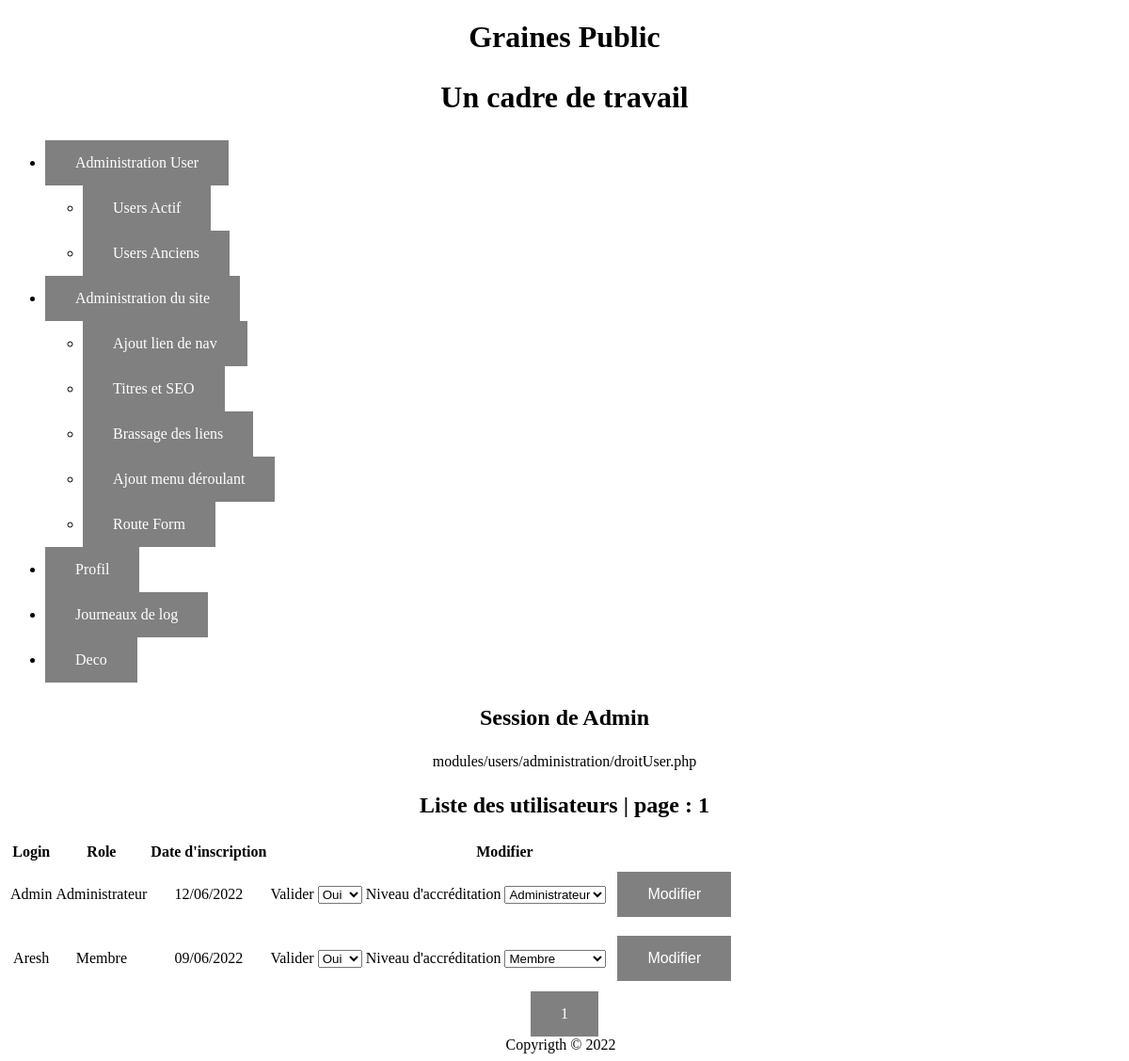
The app's page /index.php?idNav=255997996588706 (signed in) with its own data.
### tables this page shows
CREATE TABLE `dataSite` (
  `idDataSite` int NOT NULL,
  `titre` varchar(50) NOT NULL,
  `sousTitre` varchar(100) NOT NULL,
  `description` varchar(255) NOT NULL,
  `titreHTML` varchar(120) NOT NULL DEFAULT '0'
);

CREATE TABLE `navigation` (
  `idNav` int NOT NULL,
  `nomNav` varchar(30) NOT NULL,
  `cheminNav` varchar(80) NOT NULL,
  `menuVisible` tinyint(1) NOT NULL,
  `zoneMenu` int NOT NULL,
  `ordre` tinyint NOT NULL,
  `niveau` tinyint(1) NOT NULL,
  `valide` tinyint(1) NOT NULL DEFAULT '1',
  `deroulant` tinyint NOT NULL DEFAULT '0',
  `targetRoute` varchar(16) NOT NULL DEFAULT '0'
);

CREATE TABLE `users` (
  `idUser` int NOT NULL,
  `token` varchar(16) NOT NULL,
  `email` varchar(80) NOT NULL,
  `prenom` varchar(60) NOT NULL,
  `nom` varchar(60) NOT NULL,
  `login` varchar(60) NOT NULL,
  `mdp` varchar(120) NOT NULL,
  `valide` tinyint(1) NOT NULL DEFAULT '0',
  `role` tinyint(1) NOT NULL DEFAULT '0',
  `dateCreation` datetime NOT NULL DEFAULT CURRENT_TIMESTAMP
);

### index.php (called while the page is built, shortened)
<?php
include 'path.php';
include   $cheminFonctions.'formFunction.php';
include   $cheminCorps.'kether.php';
include   $cheminCorps.'head.php';
include   $cheminCorps.'navHigh.php';
include   $cheminCorps.'main.php';
include   $cheminCorps.'foot.php';

### objets/RCUD.php (called while the page is built, shortened)
<?php
class RCUD extends ParamDB {
  private $sql;
  private $param;
  public function __construct($sql, $param) {
    $this->sql = $sql;
    $this->param = $param;
  }
  public function READ() {
    try {
      $conn = new PDO("mysql:host=$this->serverName;dbname=$this->dbName", $this->userName, $this->password);
      $conn->setAttribute(PDO::ATTR_ERRMODE, PDO::ERRMODE_EXCEPTION);
    } catch(PDOException $e) {
     echo "Error: " . $e->getMessage();
    }
    $data = $conn->prepare($this->sql);
    foreach ($this->param as $key) {
      $data->bindParam($key['prep'],$key['variable']);
    }
    $data->execute();
    $data->setFetchMode(PDO::FETCH_ASSOC);
    $dataTraiter = $data->fetchAll();
    return $dataTraiter;
  }
}

### modules/dataSite/objets/getDataSite.php (called while the page is built)
<?php
Class GetDataSite {
  public function getElementSite() {
    $select = "SELECT `titre`, `sousTitre`, `description`, `titreHTML` FROM `dataSite` WHERE `idDataSite` = 1";
    $void = array();
    $readDataSite = new RCUD($select, $void);
    return $readDataSite->READ();
  }
}

### affichages/kether.php (called while the page is built, shortened)
<?php
require 'modules/dataSite/objets/getDataSite.php';
$dataSite = new PrintDataSite();
$dataSiteDB = $dataSite->getElementSite();
$title2 = $dataSiteDB[0]['sousTitre'];
$titleHeader = $dataSiteDB[0]['titreHTML'];

### modules/navigation/bandeau.php (called while the page is built)
<?php
  require 'modules/navigation/objets/getNavigation.php';
  require 'modules/navigation/objets/printNavigation.php';
  $readNav = new PrintNavigation();
  if(isset($_SESSION['role'])) {
      $dataNavBandeau = $readNav->getNav($_SESSION['role']);
  } else {
      $dataNavBandeau = $readNav->getNav(0);
  }
  $readNav->bandeauHaut($dataNavBandeau);

### modules/navigation/objets/getNavigation.php (called while the page is built, shortened)
<?php
Class GetNavigation {
  public function getNav($zoneMenu) {
    $select = "SELECT `nomNav`, `cheminNav`, `zoneMenu`, `ordre`, `niveau`, `valide`, `deroulant`, `targetRoute`
    FROM `navigation`
    WHERE `valide` = 1 AND `niveau` = :niveau AND `menuVisible` = 1 AND `zoneMenu` = 0
    ORDER BY `ordre`";
    $param = [['prep'=>':niveau', 'variable'=>$zoneMenu]];
    $dataNav = new RCUD($select, $param);
    return $dataNav->READ();
  }
  public function getContenus($idNav) {
    $select = "SELECT  `cheminNav`,  `niveau`, `targetRoute` FROM `navigation` WHERE `targetRoute` = :targetRoute AND  `valide` = 1";
    $param = [['prep'=>':targetRoute', 'variable'=>$idNav]];
    $getNav = new RCUD($select, $param);
    return $getNav->READ();
  }
}

### modules/users/objets/getUser.php (called while the page is built, shortened)
<?php
Class GetUser {
  public function getUserCurrentPage($premier, $parPage, $valide) {
    $select = "SELECT `idUser`, `login`, `role`, `dateCreation`, `valide` FROM `users` WHERE `valide`  = :valide ORDER BY `login` LIMIT {$premier}, {$parPage}";
    $param = [['prep'=>':valide', 'variable'=>$valide]];
    $readUsersPage = new RCUD($select, $param);
    return $readUsersPage->READ();
  }
}

### functions/functionDateTime.php (called while the page is built, shortened)
<?php
function brassageDate($data) {
$date = $data;
$year = substr($date,0,4);
$month = substr($date,5,2);
$day = substr($date,8,2);
$date = $day.'/'.$month.'/'.$year;
return $date;
}

### functions/formFunction.php (called while the page is built, shortened)
<?php
function encodeRoutage($id) {
  $param = [['prep'=>':idForm', 'variable'=>$id]];
  $select = "SELECT `route` FROM `routageForm` WHERE `idForm` = :idForm AND `valide` = 1";
  $readTarget = new RCUD($select, $param);
  $data = $readTarget->READ();
  return 'formulaires/DBaccess.php?route='.$data[0]['route'];
}

### modules/navigation/objets/printNavigation.php (the view, shortened to what this page needs)
<?php
Class PrintNavigation extends GetNavigation {
  public function bandeauHaut($variable){
    echo '<ul>';
      foreach ($variable as $key => $value) {
        if(($value['zoneMenu'] == 0)&&($value['deroulant'] == 0)) {
          echo '<li><a href="index.php?idNav='.$value['targetRoute'].'">'.$value['nomNav'].'</a></li>';
        } else {
          echo '<li><a href="index.php?idNav='.$value['targetRoute'].'">'.$value['nomNav'].'</a></li>';
          $select = "SELECT `idNav`, `nomNav`, `cheminNav`, `menuVisible`, `zoneMenu`, `ordre`, `niveau`, `valide`, `deroulant`, `targetRoute`
          FROM `navigation`
          WHERE `zoneMenu` = :zoneMenu AND `niveau` = :niveau AND `valide` = 1";
          $param = [['prep'=>':zoneMenu', 'variable'=>$value['deroulant']],['prep'=>':niveau', 'variable'=>$value['niveau']]];
          $readData = new RCUD($select, $param);
          $dataTraiter = $readData->READ();
          echo '<ul>';
          foreach ($dataTraiter as $cle => $valeur) {
              echo '<li><a href="index.php?idNav='.$valeur['targetRoute'].'">'.$valeur['nomNav'].'</a></li>';
          }
          echo '</ul>';
        }
      }
    echo '</ul>';
  }
}

### affichages/navHigh.php
<header>
  <div class="hautPage">
    <h1><?=$titleHeader?></h1>
    <h2><?=$title2?></h2>
  </div>
    <?php include   $cheminObjetsNavigation.'bandeau.php'; ?>
</header>

### affichages/main.php (shortened to what this page needs)
<main>
  <section>
<?php
    if(isset($_SESSION['login'])) {
      echo '<h3>Session de '.$_SESSION['login'].'</h3>';
    } else {
      echo '<h3>Bienvenus</h3>';
    }
  $dev = true;
 if(isset($_GET['idNav'])) {
    $idNav = filter($_GET['idNav']);
    $chemin = $readNav->getContenus($idNav);
    if($chemin == []) {
        include 'modules/navigation/pageGeneral.php';
    } else {
      if($dev) {
        echo $chemin[0]['cheminNav'];
      }
        if(($_SESSION == [])&&($chemin[0]['niveau'] == 0)) {
          if($chemin[0]['niveau'] == 0) {
            include $chemin[0]['cheminNav'];
          } else {
              include 'modules/navigation/pageGeneral.php';
          }
        } elseif((isset($_SESSION['role']))&&($_SESSION['role'] >= $chemin[0]['niveau'])) {
          include $chemin[0]['cheminNav'];
        } else {
          include 'modules/navigation/pageGeneral.php';
        }
    }
  } else {
    $idNav = 0;
    include 'modules/navigation/pageGeneral.php';
  }
?>
</section>
</main>

### modules/users/objets/printUser.php (shortened to what this page needs)
<?php
Class PrintUser extends GetUser{
private $role;
private $yes;
  public function __construct() {
    $this->role = ['Visiteur', 'Membre', 'Administrateur'];
    $this->yes = ['Non', 'Oui'];
  }
  public  function userTable ($variable, $idNav) {
    if ($variable == []) {
      echo '<p>Pas de données</p>';
    } else {
    echo '<table>';
      echo '<tr>
            <th>Login</th>
            <th>Role</th>
            <th>Date d\'inscription</th>
            <th>Modifier</th>
          </tr>';
          foreach ($variable as $key => $value) {
            echo '<tr>
                    <td>'.$value['login'].'</td>
                    <td>'.$this->role[$value['role']].'</td>
                    <td>'.brassageDate($value['dateCreation']).'</td>
                    <td>
                      <form action="'.encodeRoutage(14).'" method="post">
                        <label for="valide">Valider</label>
                        <select  id="valide" name="valide">';
                        for ($i=0; $i < count($this->yes) ; $i++) {
                          if($value['valide'] == $i) {
                            echo '<option value="'.$i.'" selected>'.$this->yes[$value['valide']].'</option>';
                          } else {
                            echo '<option value="'.$i.'">'.$this->yes[$i].'</option>';
                          }
                        }
                        echo'</select>
                        <label for="role">Niveau d\'accréditation</label>
                        <select id="role" name="role">';
                          for ($i=0; $i < count($this->role) ; $i++) {
                            if($value['role'] == $i) {
                              echo '<option value="'.$i.'" selected>'.$this->role[$value['role']].'</option>';
                            } else {
                              echo '<option value="'.$i.'">'.$this->role[$i].'</option>';
                            }
                          }
                        echo'</select>
                        <input type="hidden" name="idUser" value="'.$value['idUser'].'" />
                        <button class="buttonForm" type="submit" name="idNav" value="'.$idNav.'">Modifier</button>
                      </form>
                    </td>
                  </tr>';
          }
    echo '</table>';}
  }
}

### css/master.css (style rules this page uses)
:root { --main-background-color: grey; --main-border: none; --main-color: white; --main-padding: 15px 32px; --main-text-align: center; --main-text-decoration: none; --main-display: inline-block; --main-font-size: 16px; --main-cursor: pointer; }
h1, h2 { font-size: 2em; }
h3 { font-size: 1.5em; }
a { text-decoration: none; }
input, label { margin-bottom: 0.25em; }
.buttonForm { margin: 0.5em; }
.hautPage { text-align: center; }
main { text-align: center; }
button { background-color: var(--main-background-color); border: var(--main-border); color: var(--main-color); padding: var(--main-padding); text-align: var(--main-text-align); text-decoration: var(--main-text-decoration); display: var(--main-display); font-size: var(--main-font-size); cursor: var(--main-cursor); }
a { background-color: var(--main-background-color); border: var(--main-border); color: var(--main-color); padding: var(--main-padding); text-align: var(--main-text-align); text-decoration: var(--main-text-decoration); display: var(--main-display); font-size: var(--main-font-size); cursor: var(--main-cursor); }

### records on screen
datasite: titreHTML "Graines Public", sousTitre "Un cadre de travail"
navigation: nomNav "Administration User"
navigation: nomNav "Users Actif", cheminNav "modules/users/administration/droitUser.php"
navigation: nomNav "Users Anciens"
navigation: nomNav "Administration du site"
navigation: nomNav "Ajout lien de nav"
navigation: nomNav "Titres et SEO"
navigation: nomNav "Brassage des liens"
navigation: nomNav "Ajout menu déroulant"
navigation: nomNav "Route Form"
navigation: nomNav "Profil"
navigation: nomNav "Journeaux de log"
navigation: nomNav "Deco"
users: login "Admin", role "Administrateur", dateCreation "12/06/2022"
users: login "Aresh", role "Membre", dateCreation "09/06/2022"

### other values on screen
$_SESSION['login'] "Admin"
$currentPage "1"
form field valide "Oui"
form field role "Administrateur"
form field role "Membre"
